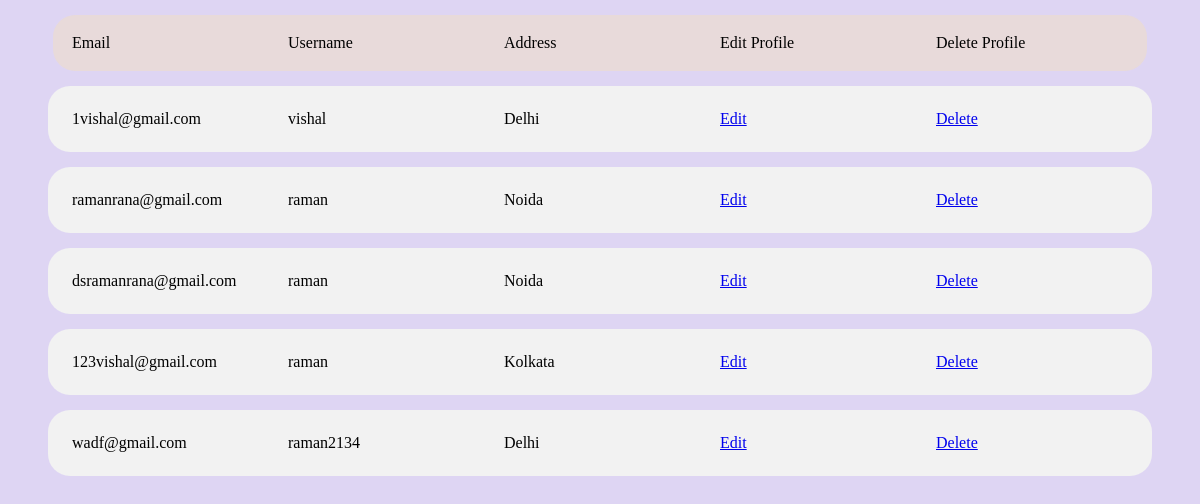
Screenshot of /details/ with the database file from the repository.
### core/models.py (models this page shows, shortened)
class Profile(models.Model):
	user=models.OneToOneField(settings.AUTH_USER_MODEL,on_delete=models.CASCADE)
	address=models.CharField(max_length=250)

class MyUser(AbstractBaseUser):
	email=models.EmailField(max_length=30,unique=True)
	username=models.CharField(max_length=255)
	is_active=models.BooleanField(default=True)
	is_staff=models.BooleanField(default=False)
	objects=UserProfileManager()
	USERNAME_FIELD='email' # login
	REQUIRED_FIELDS=['username'] # required field to be filled

### core/views.py (the view)
# urls.py: path('details/',Details,name='details'),
def Details(request):
    profiles=Profile.objects.all()
    return render(request,'details.html',{'profiles':profiles})

### templates/details.html (shortened to what this page needs)
<!DOCTYPE html>
<html lang="en">
<head>
</head>
<body>
    <div class="container">
        <div class="row-header">
            <div class="col-20">Email</div>
            <div class="col-20">Username</div>
            <div class="col-20">Address</div>
            <div class="col-20">Edit Profile</div>
            <div class="col-20">Delete Profile</div>
        </div>
        {% for profile in profiles %}
        <div class="row">
            <div class="col-20">
                {{profile.user.email}}
            </div>
            <div class="col-20">
                {{profile.user.username}}
            </div>
            <div class="col-20">
                {{profile.address}}
            </div>
            <div class="col-20">
                <a href="{% url 'edit' profile.user.pk %}">Edit</a>
            </div>
            <div class="col-20">
                <a href="{% url 'delete' profile.user.pk %}">Delete</a>
            </div>
        </div>
        {% endfor %}
    </div>
</body>
</html>

### templates/details.html (style rules this page uses)
* { top: 0; left: 0; }
.container { display: flex; flex-direction: column; background-color: rgb(222 213 243); width: 100vw; height: 100vh; position: absolute; align-items: center; }
.row { display: flex; background-color: #f2f2f2; width: 90vw; margin-top: 15px; padding: 12px; border-radius: 22px; }
.col-20 { width: 20%; margin: 12px; }
.row-header { display: flex; background-color: #e8dada; width: 90vw; margin-top: 15px; border-radius: 22px; padding: 7px; }

### rows the page displays
Profile: user.email "1vishal@gmail.com", user.username "vishal", address "Delhi"
Profile: user.email "ramanrana@gmail.com", user.username "raman", address "Noida"
Profile: user.email "dsramanrana@gmail.com", user.username "raman", address "Noida"
Profile: user.email "123vishal@gmail.com", user.username "raman", address "Kolkata"
Profile: user.email "wadf@gmail.com", user.username "raman2134", address "Delhi"
